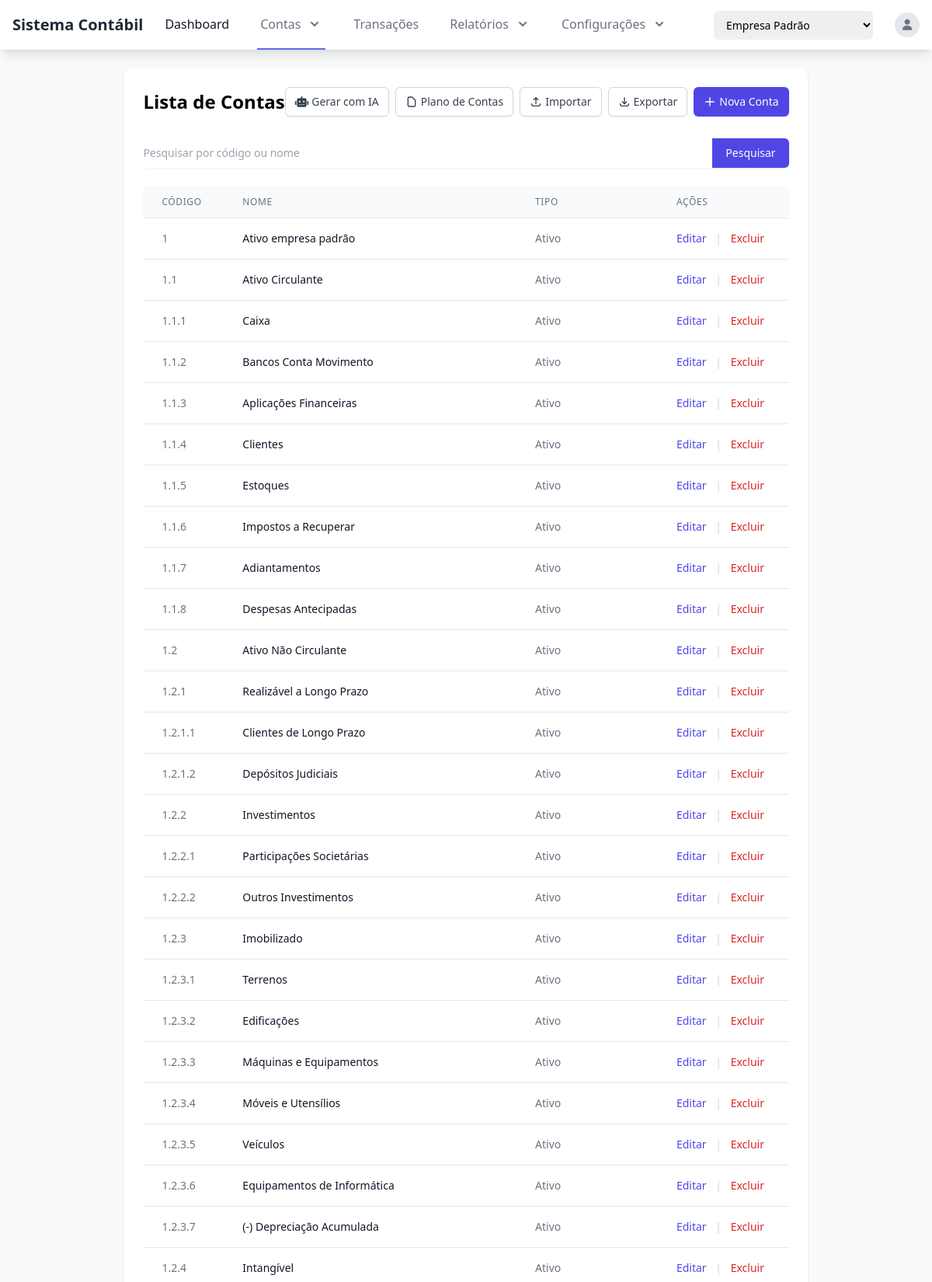
/accounts/ (signed in, upper part), run on the app's committed database.
### accounts/models.py (models this page shows, shortened)
class Account(models.Model):
    company = models.ForeignKey(Company, verbose_name=_('Empresa'), on_delete=models.CASCADE, related_name='accounts')
    code = models.CharField(_('Código'), max_length=20)
    name = models.CharField(_('Nome'), max_length=100)
    type = models.CharField(_('Tipo'), max_length=1, choices=AccountType.choices)
    parent = models.ForeignKey('self', verbose_name=_('Conta Pai'), null=True, blank=True, on_delete=models.CASCADE, related_name='children')
    description = models.TextField(_('Descrição'), blank=True)
    is_active = models.BooleanField(_('Ativo'), default=True)
    created_at = models.DateTimeField(_('Criado em'), auto_now_add=True)
    updated_at = models.DateTimeField(_('Atualizado em'), auto_now=True)
    class Meta:
        verbose_name = _('Conta')
        verbose_name_plural = _('Contas')
        ordering = ['code']
        unique_together = ['company', 'code']  # Código deve ser único por empresa

### accounts/views.py (the view)
# urls.py: path('', views.AccountListView.as_view(), name='account_list'),
class AccountListView(LoginRequiredMixin, ListView):
    model = Account
    template_name = 'accounts/account_list.html'
    context_object_name = 'accounts'
    def get_queryset(self):
        queryset = super().get_queryset()
        current_company_id = self.request.session.get('current_company_id')
        if not current_company_id:
            messages.warning(self.request, _('Selecione uma empresa para visualizar as contas.'))
            return Account.objects.none()
        queryset = queryset.filter(company_id=current_company_id)
        account_type = self.request.GET.get('type')
        if account_type:
            queryset = queryset.filter(type=account_type)
        search_query = self.request.GET.get('search', '')
        if search_query:
            queryset = queryset.filter(
                Q(code__icontains=search_query) |
                Q(name__icontains=search_query)
            )
        return queryset
    def get_context_data(self, **kwargs):
        context = super().get_context_data(**kwargs)
        context['account_types'] = AccountType.choices
        context['search_query'] = self.request.GET.get('search', '')
        return context

### core/context_processors.py (called while the page is built)
def active_fiscal_year(request):
    context = {
        'active_fiscal_year': None
    }
    if hasattr(request, 'current_company') and request.current_company:
        today = date.today()
        fiscal_year = FiscalYear.objects.filter(
            company=request.current_company,
            start_date__lte=today,
            end_date__gte=today,
            is_closed=False
        ).first()
        context['active_fiscal_year'] = fiscal_year
    return context

### templates/accounts/account_list.html (shortened to what this page needs)
{% extends 'base.html' %}
{% block content %}
<div class="bg-white shadow rounded-lg p-6">
    <div class="flex justify-between items-center mb-6">
        <h2 class="text-2xl font-bold">Lista de Contas</h2>
        <div class="flex space-x-2">
            <a href="{% url 'ai_account_plan_generator' %}" class="inline-flex items-center px-3 py-2 border border-gray-300 rounded-md shadow-sm text-sm font-medium text-gray-700 bg-white hover:bg-gray-50 focus:outline-none focus:ring-2 focus:ring-offset-2 focus:ring-indigo-500">
                <i class="fas fa-robot mr-1"></i>
                Gerar com IA
            </a>
            <a href="{% url 'account_chart' %}" class="inline-flex items-center px-3 py-2 border border-gray-300 rounded-md shadow-sm text-sm font-medium text-gray-700 bg-white hover:bg-gray-50 focus:outline-none focus:ring-2 focus:ring-offset-2 focus:ring-indigo-500">
                <svg xmlns="http://www.w3.org/2000/svg" class="h-4 w-4 mr-1" fill="none" viewBox="0 0 24 24" stroke="currentColor">
                    <path stroke-linecap="round" stroke-linejoin="round" stroke-width="2" d="M7 21h10a2 2 0 002-2V9.414a1 1 0 00-.293-.707l-5.414-5.414A1 1 0 0012.586 3H7a2 2 0 00-2 2v14a2 2 0 002 2z" />
                </svg>
                Plano de Contas
            </a>
            <a href="{% url 'account_import' %}" class="inline-flex items-center px-3 py-2 border border-gray-300 rounded-md shadow-sm text-sm font-medium text-gray-700 bg-white hover:bg-gray-50 focus:outline-none focus:ring-2 focus:ring-offset-2 focus:ring-indigo-500">
                <svg xmlns="http://www.w3.org/2000/svg" class="h-4 w-4 mr-1" fill="none" viewBox="0 0 24 24" stroke="currentColor">
                    <path stroke-linecap="round" stroke-linejoin="round" stroke-width="2" d="M4 16v1a3 3 0 003 3h10a3 3 0 003-3v-1m-4-8l-4-4m0 0L8 8m4-4v12" />
                </svg>
                Importar
            </a>
            <a href="{% url 'account_export' %}" class="inline-flex items-center px-3 py-2 border border-gray-300 rounded-md shadow-sm text-sm font-medium text-gray-700 bg-white hover:bg-gray-50 focus:outline-none focus:ring-2 focus:ring-offset-2 focus:ring-indigo-500">
                <svg xmlns="http://www.w3.org/2000/svg" class="h-4 w-4 mr-1" fill="none" viewBox="0 0 24 24" stroke="currentColor">
                    <path stroke-linecap="round" stroke-linejoin="round" stroke-width="2" d="M4 16v1a3 3 0 003 3h10a3 3 0 003-3v-1m-4-4l-4 4m0 0l-4-4m4 4V4" />
                </svg>
                Exportar
            </a>
            <a href="{% url 'account_create' %}" class="inline-flex items-center px-3 py-2 border border-transparent rounded-md shadow-sm text-sm font-medium text-white bg-indigo-600 hover:bg-indigo-700 focus:outline-none focus:ring-2 focus:ring-offset-2 focus:ring-indigo-500">
                <svg xmlns="http://www.w3.org/2000/svg" class="h-4 w-4 mr-1" fill="none" viewBox="0 0 24 24" stroke="currentColor">
                    <path stroke-linecap="round" stroke-linejoin="round" stroke-width="2" d="M12 4v16m8-8H4" />
                </svg>
                Nova Conta
            </a>
        </div>
    </div>
    <div class="mb-6">
        <form method="get" action="{% url 'account_list' %}" class="flex space-x-4">
            <div class="flex-grow">
                <div class="mt-1 flex rounded-md shadow-sm">
                    <input type="text" name="search" id="search" value="{{ search_query }}" class="focus:ring-indigo-500 focus:border-indigo-500 flex-grow block w-full rounded-md sm:text-sm border-gray-300" placeholder="Pesquisar por código ou nome">
                    <button type="submit" class="inline-flex items-center px-4 py-2 border border-transparent rounded-r-md shadow-sm text-sm font-medium text-white bg-indigo-600 hover:bg-indigo-700 focus:outline-none focus:ring-2 focus:ring-offset-2 focus:ring-indigo-500">
                        Pesquisar
                    </button>
                </div>
            </div>
        </form>
    </div>
    <div class="overflow-x-auto">
        <table class="min-w-full divide-y divide-gray-200">
            <thead class="bg-gray-50">
                <tr>
                    <th scope="col" class="px-6 py-3 text-left text-xs font-medium text-gray-500 uppercase tracking-wider">Código</th>
                    <th scope="col" class="px-6 py-3 text-left text-xs font-medium text-gray-500 uppercase tracking-wider">Nome</th>
                    <th scope="col" class="px-6 py-3 text-left text-xs font-medium text-gray-500 uppercase tracking-wider">Tipo</th>
                    <th scope="col" class="px-6 py-3 text-left text-xs font-medium text-gray-500 uppercase tracking-wider">Ações</th>
                </tr>
            </thead>
            <tbody class="bg-white divide-y divide-gray-200">
                {% for account in object_list %}
                <tr>
                    <td class="px-6 py-4 whitespace-nowrap text-sm text-gray-500">{{ account.code }}</td>
                    <td class="px-6 py-4 whitespace-nowrap text-sm text-gray-900">{{ account.name }}</td>
                    <td class="px-6 py-4 whitespace-nowrap text-sm text-gray-500">{{ account.get_type_display }}</td>
                    <td class="px-6 py-4 whitespace-nowrap text-sm font-medium">
                        <a href="{% url 'account_update' account.pk %}" class="text-indigo-600 hover:text-indigo-900">Editar</a>
                        <span class="text-gray-300 mx-2">|</span>
                        <a href="{% url 'account_delete' account.pk %}" class="text-red-600 hover:text-red-900">Excluir</a>
                    </td>
                </tr>
                {% endfor %}
            </tbody>
        </table>
    </div>
</div>
{% endblock %}

### templates/base.html (style rules this page uses)
body { display: flex; flex-direction: column; min-height: 100vh; }

### data on the page
Account: code "1", name "Ativo empresa padrão", type "Ativo"
Account: code "1.1", name "Ativo Circulante", type "Ativo"
Account: code "1.1.1", name "Caixa", type "Ativo"
Account: code "1.1.2", name "Bancos Conta Movimento", type "Ativo"
Account: code "1.1.3", name "Aplicações Financeiras", type "Ativo"
Account: code "1.1.4", name "Clientes", type "Ativo"
Account: code "1.1.5", name "Estoques", type "Ativo"
Account: code "1.1.6", name "Impostos a Recuperar", type "Ativo"
Account: code "1.1.7", name "Adiantamentos", type "Ativo"
Account: code "1.1.8", name "Despesas Antecipadas", type "Ativo"
Account: code "1.2", name "Ativo Não Circulante", type "Ativo"
Account: code "1.2.1", name "Realizável a Longo Prazo", type "Ativo"
Account: code "1.2.1.1", name "Clientes de Longo Prazo", type "Ativo"
Account: code "1.2.1.2", name "Depósitos Judiciais", type "Ativo"
Account: code "1.2.2", name "Investimentos", type "Ativo"
Account: code "1.2.2.1", name "Participações Societárias", type "Ativo"
Account: code "1.2.2.2", name "Outros Investimentos", type "Ativo"
Account: code "1.2.3", name "Imobilizado", type "Ativo"
Account: code "1.2.3.1", name "Terrenos", type "Ativo"
Account: code "1.2.3.2", name "Edificações", type "Ativo"
Account: code "1.2.3.3", name "Máquinas e Equipamentos", type "Ativo"
Account: code "1.2.3.4", name "Móveis e Utensílios", type "Ativo"
Account: code "1.2.3.5", name "Veículos", type "Ativo"
Account: code "1.2.3.6", name "Equipamentos de Informática", type "Ativo"
Account: code "1.2.3.7", name "(-) Depreciação Acumulada", type "Ativo"
Account: code "1.2.4", name "Intangível", type "Ativo"

### other printed values
form field company_id "Empresa Padrão"
